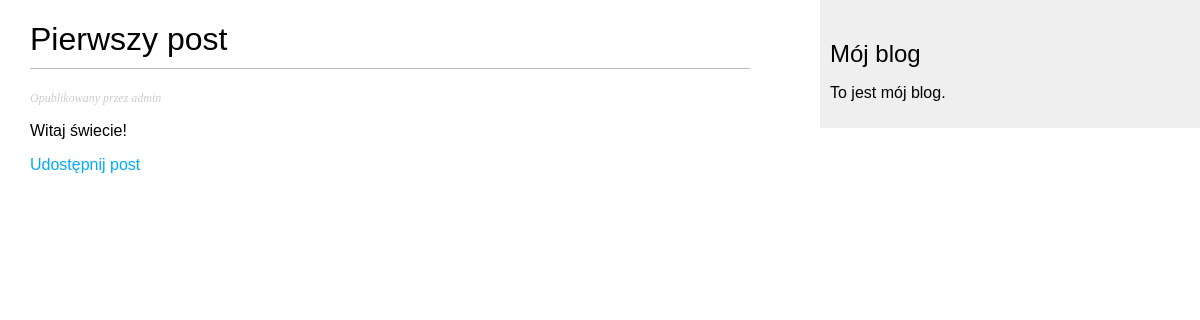
Page /blog/2021/09/29/pierwszy-post/ on the committed database.
### blog/models.py (models this page shows, shortened)
class Post(models.Model):
    STATUS_CHOICES = (
        ('draft', 'Draft'),
        ('published', 'Published'),
    )
    title = models.CharField(max_length=250)  # Post title
    slug = models.SlugField(max_length=250, unique_for_date='publish')  # To use in URL. Short label for SEO
    author = models.ForeignKey(User,
                               on_delete=models.CASCADE,
                               related_name='blog_posts')  # Based on User from Django, connects User with posts
    body = models.TextField()
    publish = models.DateTimeField(default=timezone.now)
    created = models.DateTimeField(auto_now_add=True)
    status = models.CharField(max_length=10,
                              choices=STATUS_CHOICES,
                              default='draft')
    class Meta:
        ordering = ('-publish',)
    objects = models.Manager()
    published = PublishedManager()

### blog/views.py (the view)
def post_detail(request, year, month, day, post):
    post = get_object_or_404(Post, slug=post,
                             status='published',
                             publish__year=year,
                             publish__month=month,
                             publish__day=day)
    comments = post.comments.filter(active=True)
    if request.method == 'POST':
        comment_form = CommentForm(data=request.POST)
        if comment_form.is_valid():
            new_comment = comment_form.save(commit=False)
            new_comment.post = post
            new_comment.save()
    else:
        comment_form = CommentForm()
    return render(request, 'blog/post/detail.html', {'post': post,
                                                     'comments': comments,
                                                     'comment_form': comment_form})

### blog/templates/blog/post/detail.html (shortened to what this page needs)
{% extends "blog/base.html" %}
{% block content %}
<h1>{{ post.title }}</h1>
<p class="date">
    Opublikowany {{ post.date }} przez {{ post.author }}
</p>
{{ post.body|linebreaks }}
<p>
    <a href="{% url "blog:post_share" post.id %}">
    Udostępnij post</a>
</p>
{% endblock %}

### blog/static/css/blog.css (style rules this page uses)
body { margin:0; padding:0; font-family:helvetica, sans-serif; }
a { color:#00abff; text-decoration:none; }
h1 { font-weight:normal; border-bottom:1px solid #bbb; padding:0 0 10px 0; }
p.date { color:#ccc; font-family: georgia, serif; font-size: 12px; font-style: italic; }

### rows in the picture
Post: title "Pierwszy post", author "admin", body "Witaj świecie!"
